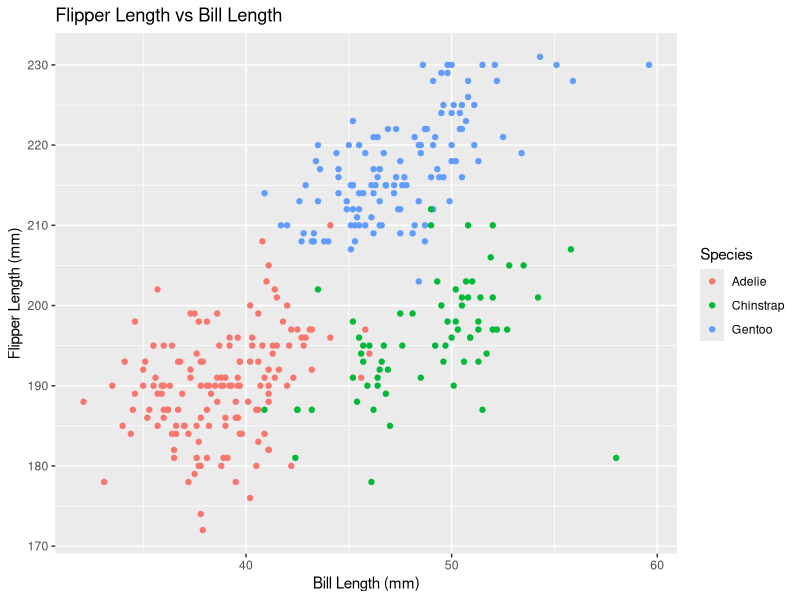
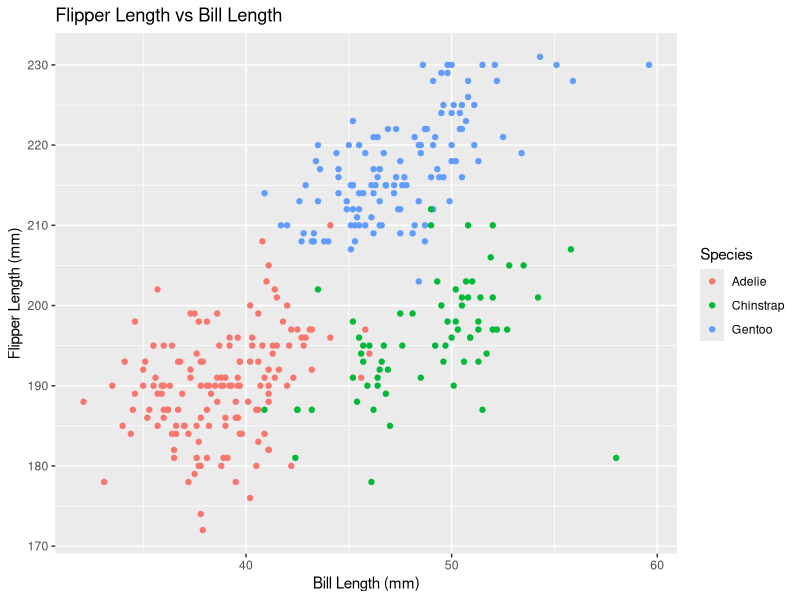

Reproduce these figures in R, in order.
## ---- chunk 1
library(tidyverse)
## ---- chunk 2
data("penguins", package = "palmerpenguins")
## ---- chunk 3
penguin_plot =
  ggplot(
    penguins,
    aes(
      x = bill_length_mm,
      y = flipper_length_mm,
      color = species
    )
  ) +
  geom_point() +
  labs(
    x = "Bill Length (mm)",
    y = "Flipper Length (mm)",
    color = "Species",
    title = "Flipper Length vs Bill Length"
  )

penguin_plot
## ---- chunk 4
ggsave(
  filename = "penguin_scatterplot.png",
  plot = penguin_plot
)
## ---- chunk 5
set.seed(123)

hw_df =
  tibble(
    normal_sample = rnorm(10),
    positive = normal_sample > 0,
    character_var = c(
      "a", "b", "c", "d", "e",
      "f", "g", "h", "i", "j"
    ),
    factor_var = factor(
      c(
        "low", "medium", "high", "low", "medium",
        "high", "low", "medium", "high", "low"
      )
    )
  )

hw_df
## ---- chunk 6
mean(pull(hw_df, normal_sample))

mean(pull(hw_df, positive))

mean(pull(hw_df, character_var))

mean(pull(hw_df, factor_var))
## ---- chunk 7
as.numeric(pull(hw_df, positive))

as.numeric(pull(hw_df, character_var))

as.numeric(pull(hw_df, factor_var))
